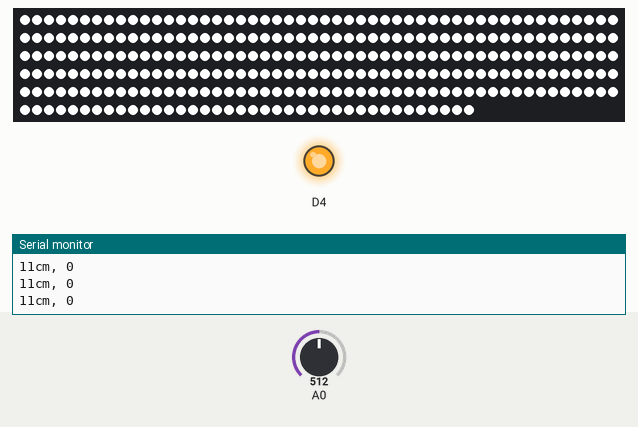
The sketch below on a simulated ESP8266 (Wemos D1 mini). On the bench: 288 RGB LEDs in strip order, left to right, continuing on the next row, output pins drawn as LEDs (lit = HIGH, except the on-board LED, lit = LOW), the last lines printed to the serial monitor. The test bench sets the inputs (shaded band); at power-on: A0 = 512. The strip is taken to match the declared colour order.

Above: at 1.2 s.
1.3 s: A0 set to 387
2.8 s: A0 set to 366
At 5.2 s:
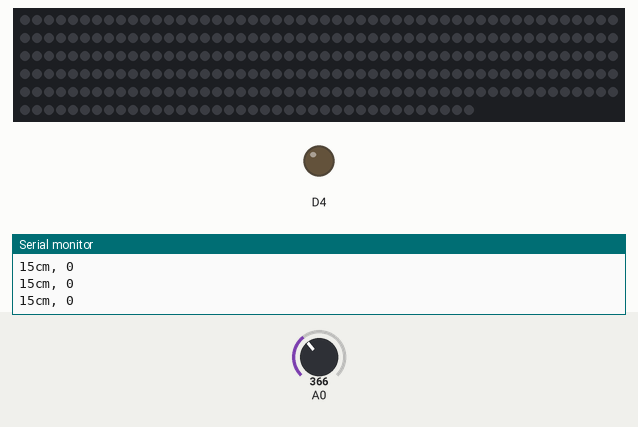
5.5 s: A0 set to 511
At 6.6 s:
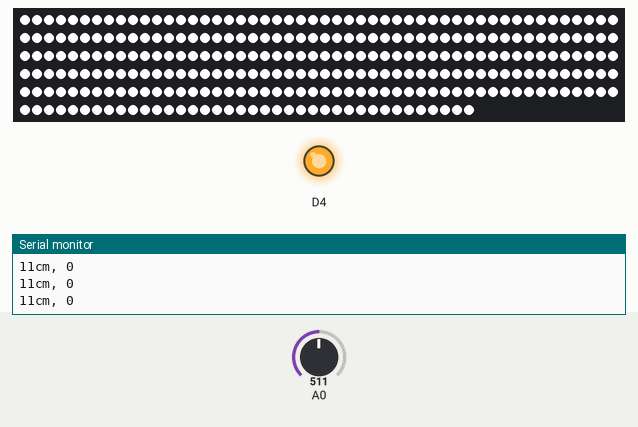
7.3 s: A0 set to 306
At 7.9 s:
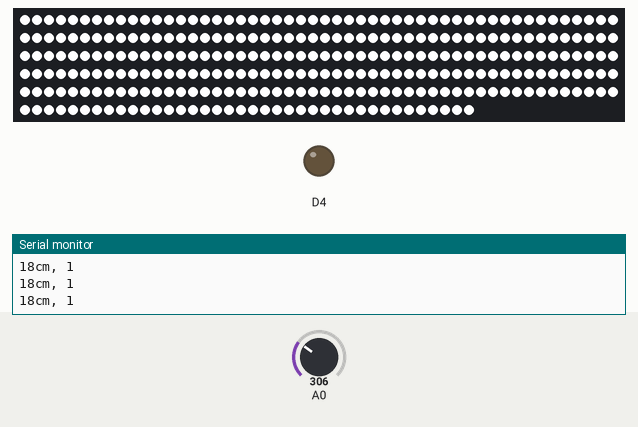
10.1 s: A0 set to 2
11.6 s: A0 set to 0
At 13.1 s:
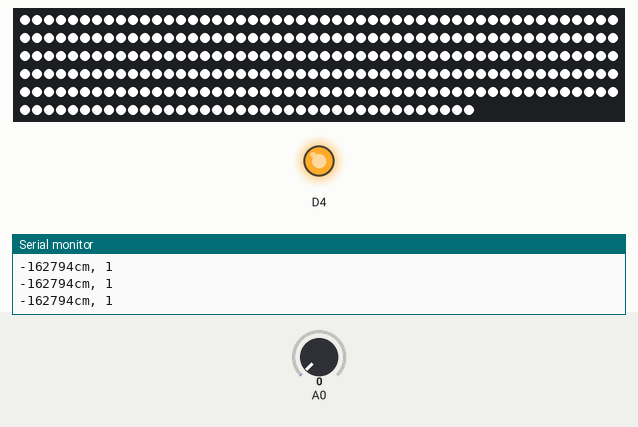
Timing chart, 0 to 14.6 s (numbered marks = the images above; inputs shaded):
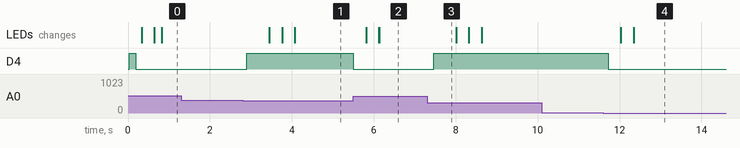

The sketch:

NeopixelControlRGBW.ino
```cpp
#include <Adafruit_NeoPixel.h>
#ifdef __AVR__
#include <avr/power.h>
#endif

#define DIN_PIN       D2   // Wemos D1 Pin
#define NUMPIXELS     288
#define BUFFERSIZE    255

Adafruit_NeoPixel strip = Adafruit_NeoPixel(NUMPIXELS, DIN_PIN, NEO_RGBW + NEO_KHZ800);

const int numReadings = 10;
int readings[numReadings];
int readIndex = 0;
int total = 0;
int average = 0;
int distance = 0;
int border = 15;
int cm = 0;
int wait = 10;
int r = 220, g = 255, b = 255;
int brightness = 0;
int maxBrightness = 255;
char temp[BUFFERSIZE + 1];
boolean isInit = false, isLoop = false;

uint32_t low = strip.Color(0, 0, 0);

void setup() {
  Serial.begin(57600);
  pinMode(BUILTIN_LED, OUTPUT);

  for (int thisReading = 0; thisReading < numReadings; thisReading++) {
    readings[thisReading] = 0;
  }

  strip.begin();
  strip.show();
}

void loop() {
  if (!isInit) initLight();

  for (int i = 0; i < NUMPIXELS; i++) {
    strip.setPixelColor(i, strip.Color(r, g, b, 255));
  }
  strip.show();

  // Calculate Distance
  cm = (int) calculateDistance();
  Serial.print(cm);
  Serial.print("cm, ");
  Serial.println(isLoop);

  // Check Distance
  if (cm < border) {
    digitalWrite(BUILTIN_LED, LOW);
    if (!isLoop) lightOnFull();
  }
  else if (cm >= border) {
    digitalWrite(BUILTIN_LED, HIGH);
    if (isLoop) lightOff();
  }

  // Serial Communication
  while (Serial.available() > 0) {
    byte leng = Serial.readBytesUntil('k', temp, BUFFERSIZE);
    temp[leng] = 0;

    String s = temp;

    if (-1 != s.indexOf('t')) {
      String k = s.substring(s.indexOf('t') + 1, s.length());
      String rs = getValue(k, ',', 0);
      String gs = getValue(k, ',', 1);
      String bs = getValue(k, ',', 2);
      Serial.print(rs);
      Serial.print(gs);
      Serial.println(bs);
      r = rs.toInt();
      g = gs.toInt();
      b = bs.toInt();
    }

    if (-1 != s.indexOf('b')) {
      String b = s.substring(s.indexOf('b') + 1, s.length());
      if (isLoop) {
        brightness = b.toInt();

        if (brightness >= maxBrightness) brightness = maxBrightness;
        strip.setBrightness(brightness);
      }

      maxBrightness = b.toInt();
    }
  }

  delay(10);
}

void initLight() {
  isInit = true;
  strip.setBrightness(0);
}

void lightOnFull() {
  brightness += 5;
  if (brightness >= maxBrightness) {
    isLoop = true;
    brightness = maxBrightness;
  }
  strip.setBrightness(brightness);
}

void lightOff() {
  brightness -= 5;
  if (brightness <= 0) {
    brightness = 0;
    isLoop = false;
  }
  strip.setBrightness(brightness);
}


/*
  void lightOnHalf() {
  for (int i = 0; i <= 200; i += 5) {
    for (int j = 0; j < NUMPIXELS; j++) {
      strip.setPixelColor(j, strip.Color(i, i, i));

    }
    if (i >= 180) isLoop = true;
    strip.show();
    delay(wait);
  }
  }

  void lightOnFull() {
  for (int i = 0; i <= 200; i += 5) {
    for (int j = 0; j < NUMPIXELS; j++) {
      strip.setPixelColor(j, strip.Color(i, i, i));
    }
    if (i >= 180) isLoop = true;
    strip.show();
    delay(wait);
  }
  }

  void lightOff() {
  for (int i = 180; i >= 0; i -= 10) {
    for (int j = 0; j < NUMPIXELS; j++) {
      strip.setPixelColor(j, strip.Color(i, i, i));

    }
    if (i <= 0) isLoop = false;
    strip.show();
    delay(wait);
  }
  }
*/

// Calculate Distance
int calculateDistance() {
  int raw = analogRead(A0);
  total = total - readings[readIndex];
  readings[readIndex] = raw;
  total = total + readings[readIndex];
  readIndex = readIndex + 1;
  if (readIndex >= numReadings) readIndex = 0;
  average = total / numReadings;

  int volt = map(average, 0, 1023, 0, 5000);
  distance = (27.61 / (volt - 0.1696)) * 1000;
  return distance;
}


String getValue(String data, char separator, int index)
{
  int found = 0;
  int strIndex[] = {0, -1};
  int maxIndex = data.length() - 1;

  for (int i = 0; i <= maxIndex && found <= index; i++) {
    if (data.charAt(i) == separator || i == maxIndex) {
      found++;
      strIndex[0] = strIndex[1] + 1;
      strIndex[1] = (i == maxIndex) ? i + 1 : i;
    }
  }

  return found > index ? data.substring(strIndex[0], strIndex[1]) : "";
}
```

Measured:
- the behaviour switches between 377 and 376 on A0 (found by bisection; images 0 and 1)
- the behaviour switches between 1 and 0 on A0 (found by bisection; images 3 and 4)
- after the input at 2.8 s, D4: LOW → HIGH after 0.10 s
- after the input at 5.5 s, D4: HIGH → LOW at once; the LEDs: first change after 0.31 s (image 2 shows a later state)
- after the input at 7.3 s, D4: LOW → HIGH after 0.16 s
- after the input at 11.6 s, D4: HIGH → LOW after 0.12 s; the LEDs: first change after 0.43 s (image 4 shows a later state)
